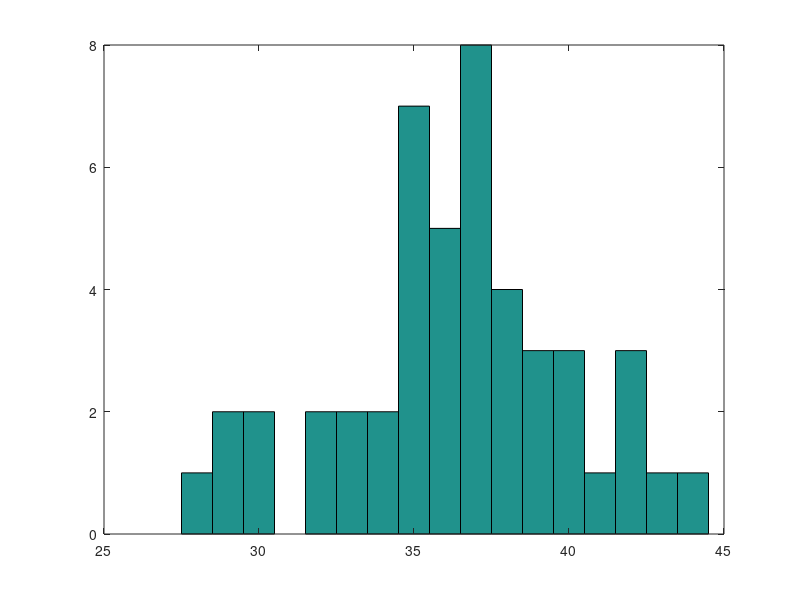

Here is the MATLAB script that generated this plot: (Note: this script raises an error after producing the figure.)
clear all
clc
clf
X(:,1)=[0 200 300 400 500 600 700 0 200 300 400 500 600 700 800 0 100 200 300 400 500 600 700 800 0 100 300 400 500 600 700 0 100 200 300 400 500 600 700 800 0 100 200 400 600 700 800];
X(:,2)=[500 500 500 500 500 500 500 400 400 400 400 400 400 400 400 300 300 300 300 300 300 300 300 300 200 200 200 200 200 200 200 100 100 100 100 100 100 100 100 100 0 0 0 0 0 0 0]; 
    
X(:,3) =[44 40 42 40 39 37 36 42 43 42 39 39 41 40 38 37 37 37 35 38 37 37 33 34 35 38 35 37 36 36 35 36 35 36 35 34 33 32 29 28 38 37 35 30 29 30 32]
hist(X(:,3),[28:44])
cal = [mean(X(:,3)) std(X(:,3)) median(X(:,3)) iqr(X(:,3))]

sv = semivariogram30530(X,4,100)
figure('name','SN')
plot(sv(:,2,1),sv(:,3,1))

figure('name','WE')
plot(sv(:,2,2),sv(:,3,2))